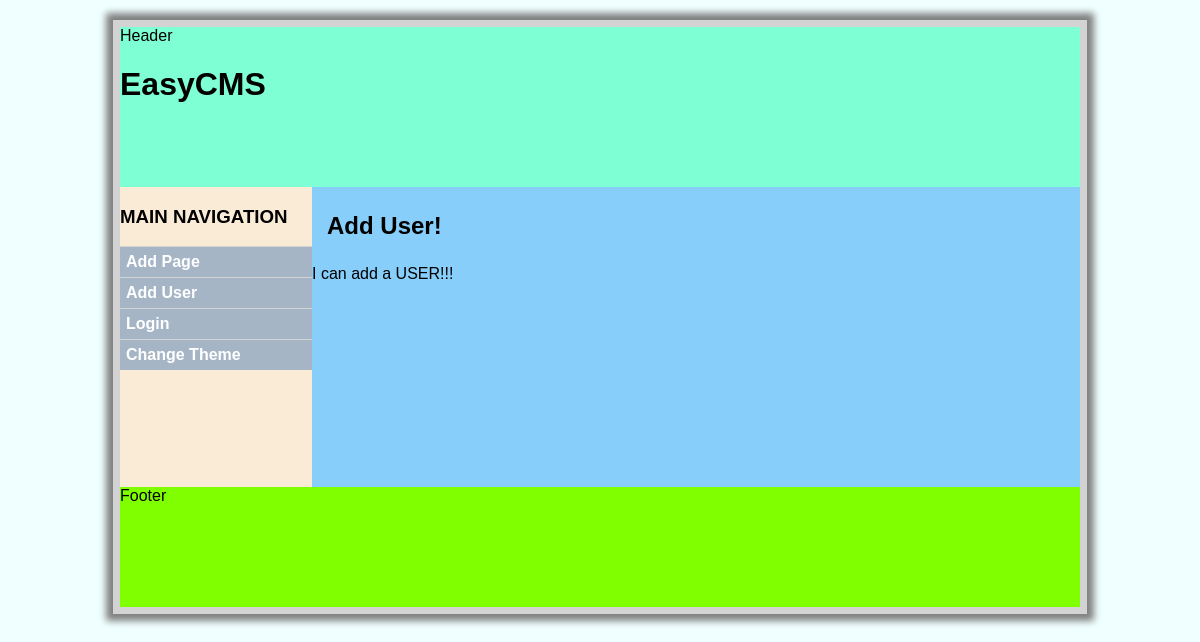
The page /index.php?q=add/user on the database its author committed.
### tables this page shows
CREATE TABLE IF NOT EXISTS `routes` (
  `routeid` int(11) NOT NULL AUTO_INCREMENT,
  `action` varchar(25) NOT NULL,
  `type` varchar(25) DEFAULT NULL,
  `id` int(11) DEFAULT NULL,
  `description` varchar(255) DEFAULT NULL,
  `func_name` varchar(25) NOT NULL,
  `status` tinyint(1) NOT NULL,
  `security_layer` int(11) NOT NULL,
  PRIMARY KEY (`routeid`)
);

### includes/bootstrap.php (called while the page is built, shortened)
<?php
function boot()
{
    append_left_sidebar(Theme::MainNavigationMenu());
    Theme::LoadCurrentTheme();
}
?>

### index.php (called while the page is built, shortened)
<?php
include('includes/bootstrap.php');
boot();
?>

### includes/classes/class_db.php (called while the page is built, shortened)
<?php
class dB
{
    protected $dbh;
    public function __construct()
    {
        $this->dbh = $this->dBConnect();
    }
    protected function dBConnect()
    {
        $connection_string = "mysql:host=".HOST.";dbname=".DBNAME;
        return new PDO($connection_string, DBUSER, DBPASS);
    }
    public function GetSidebarItems()
    {
        $fields = "action,type,description";
        $table_name = "routes";
        $condition = "id is NULL AND status = 1";
        return $this->dBFetchFromTable($fields,$table_name,$condition);
    }
    public function dBFetchFromTable($fields, $tbl_name, $condition)
    {
        $sql  = "SELECT ".$fields." FROM ".DBNAME.".`".$tbl_name."`";
        if (!empty($condition))
        {
            $sql .= " WHERE ".$condition;
        }
        $statement  = $this->dbh->prepare($sql);
        $result  = $statement->execute();
        if ($result)
        {
            return $statement->fetchAll(PDO::FETCH_ASSOC);
        }
            return false;
    }
}
?>

### includes/classes/class_theme.php (the view, shortened to what this page needs)
<?php
class Theme
{
   public static function LoadCurrentTheme()
   {
       $db = new dB();
       $theme = $db->dBFetchFromTable("theme_path","themes","theme_status = 1");
       if ($theme)
       {
           $path = "themes/".$theme[0]['theme_path']."/theme.php";
           if (is_readable($path))
           {
               include_once($path);
           }
           else
           {
               include_once("themes/default/theme.php");
           }
       }
       else
       {
           include_once("themes/default/theme.php");
       }
   }
    public static function MainNavigationMenu()
    {
        $db = new dB();
        $links = $db->GetSidebarItems();
        $html = "<h3 id='navigation'>MAIN NAVIGATION</h3>";
        $html .= "<ul id='main_navi_menu'>";
        foreach ($links as $link)
        {
            if (($link['action'] == 'logout') and empty($_SESSION['userid']))
            {
                continue;
            }
            $html .= "<li>";
            $html .= "<a href=".CMS_BASE_URI."?q=".$link['action'];
            if (!empty($link['type']))
            {
                $html .= "/".$link['type'];
            }
            $html .= ">".$link['description']."</a>";
            $html .= "</li>";
        }
        $html .= "</ul>";
        return $html;
    }
}
?>

### themes/default/style.css (style rules this page uses)
body { padding: 0px; margin: 0px; background-color: azure; font-family: Arial, helvetica, sans-serif; }
ul#main_navi_menu { list-style: none; margin: 0; padding: 0; background-color: #A5B5C6; }
ul#main_navi_menu li { list-style: none; border-top: 1px solid lightgray; }
ul#main_navi_menu li a:link, ul#main_navi_menu li a:visited { text-decoration: none; display: block; padding: 6px; font-weight: bold; color: #FFF; }
#content * { padding-left: 15px; padding-top: 5px; padding-bottom: 5px; }

### rows shown on the page
routes: description "Add Page"
routes: description "Add User"
routes: description "Login"
routes: description "Change Theme"

### other values the page prints
$GLOBALS['content'] "Add User! I can add a USER!!!"
